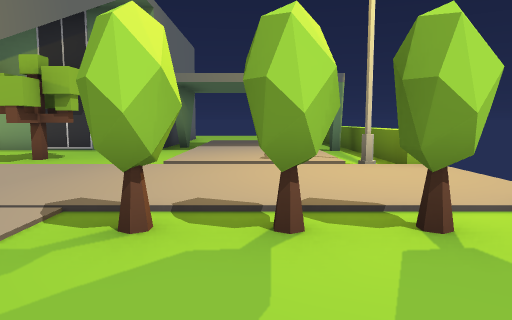
View 1 (above)

24 first-person views from a walk through a 3-D level made in the Unity game engine. The camera is 1.5 m above the floor, tilts 6° down and sees 70° across. The floor is counted in squares, 2 m on a side. Each view is taken from the middle of a square. On the plan, view 1 faces up. The plan holds only what a view shows up to about 11 squares ahead; the rest is blank. The place goes on beyond the plan. The player is left out. Some surface patterns are stand-ins.

View 2
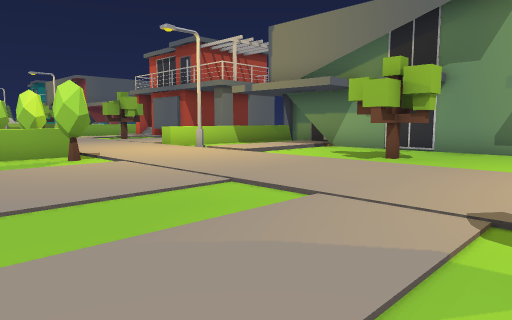

View 3
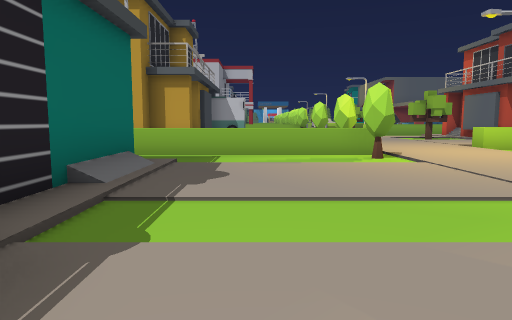

View 4
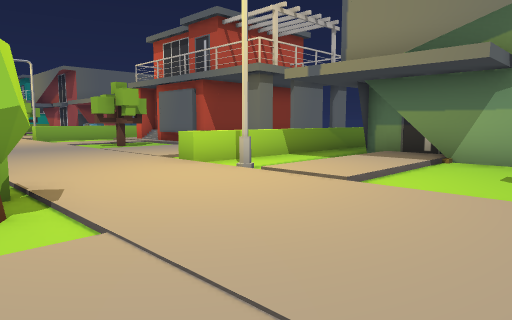

View 5
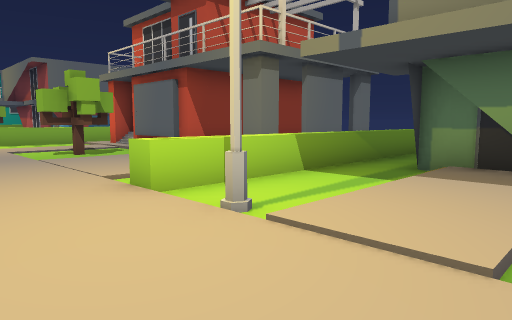

View 6
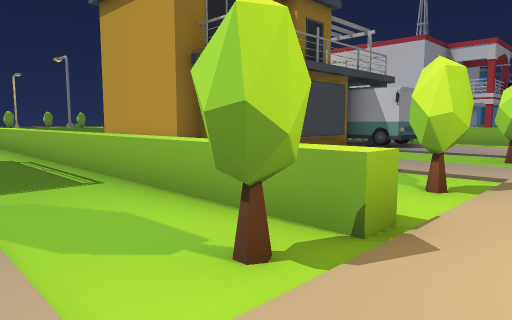

View 7
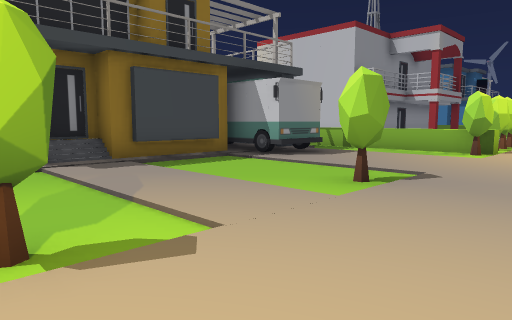

View 8
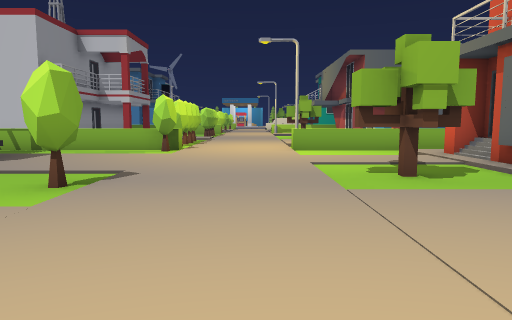

View 9
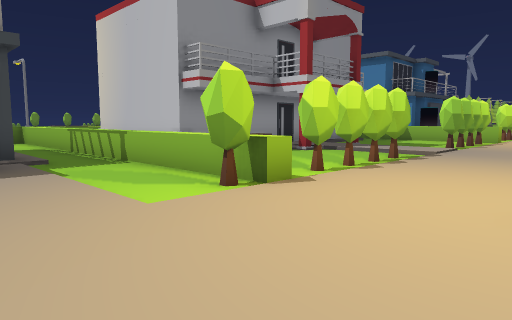

View 10
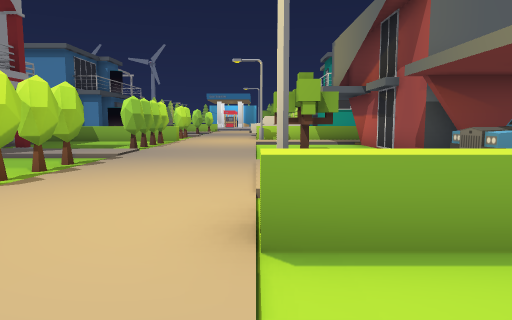

View 11
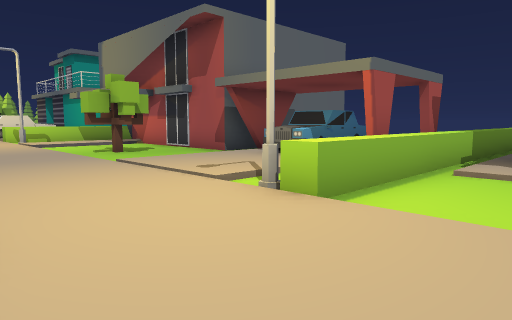

View 12
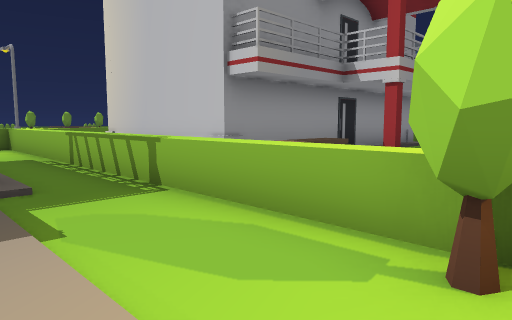

View 13
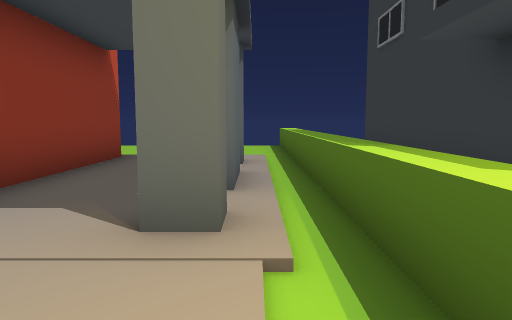

View 14
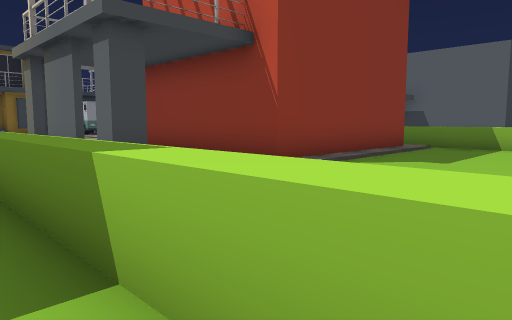

View 15
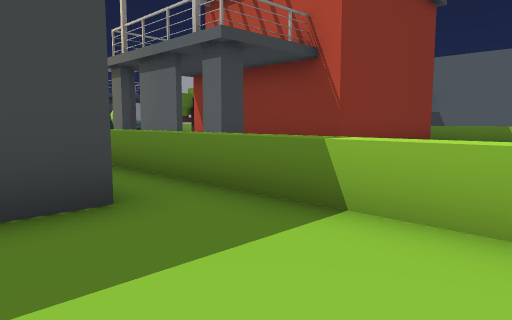

View 16
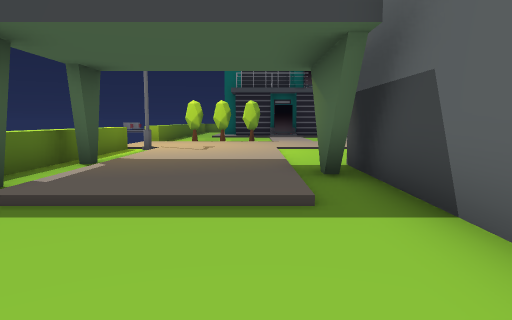

View 17
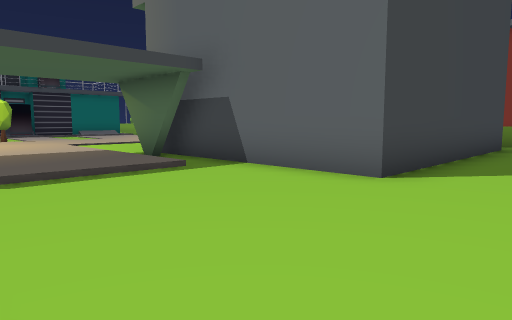

View 18
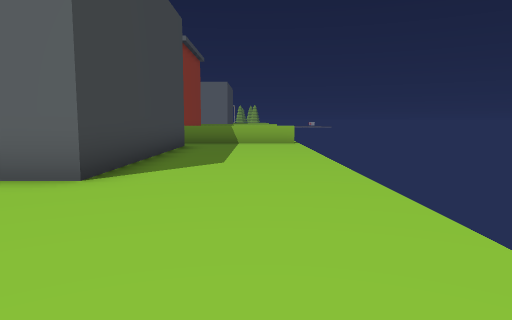

View 19
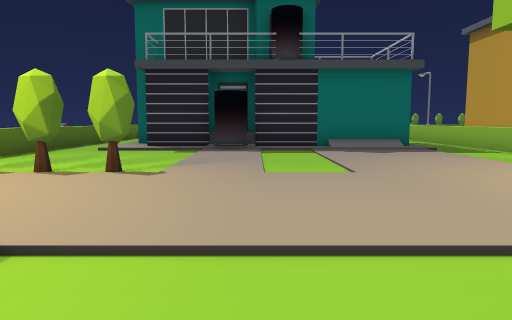

View 20
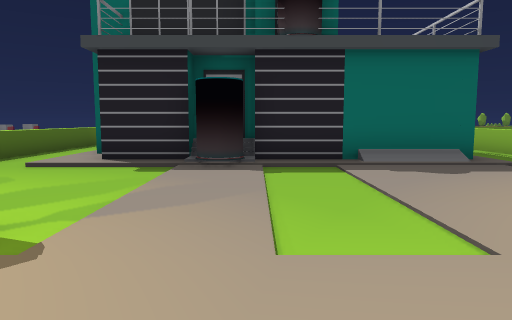

View 21
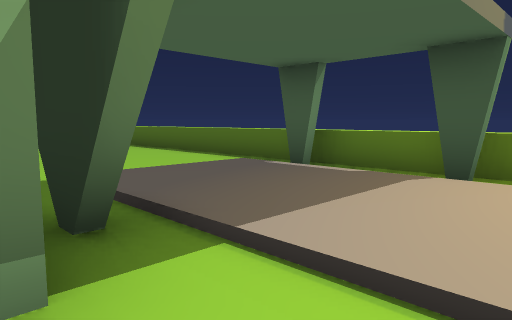

View 22
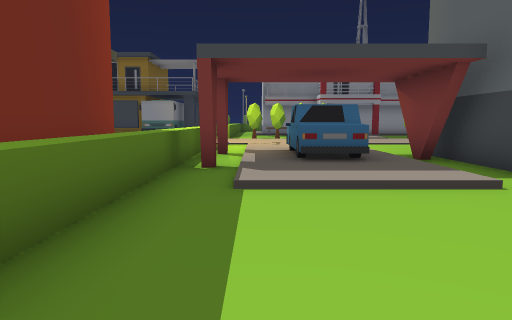

View 23
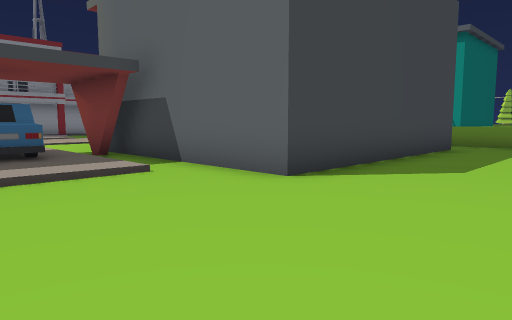

View 24
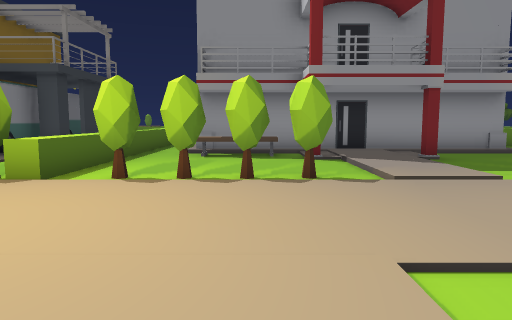

### Floor plan
Key: @ floor where view 1 was taken; # wall or solid block; x gap in a wall; . main floor; : floor 0.25 m higher than the main floor; / step, stairs or slope; = window, fence, low wall or low ledge; ^ raised ledge; O other object.
Columns run from 30 left of view 1 to 3 right of it. Each row starts with its distance up from view 1.
 19     ....           ^............
 18 ........    ...   .^.............^
 17 ................  .^.............^
 16 ................  .^.............^
 15 ####....////////  /^.#######.....^
 14    #//////######:#/^.#     #.....^
 13    #/::/=/#    #: /^.#     #.///.^
 12    #/:O/#/#    #: #^.#     #.:::#^
 11    #/OO/=/##   #::x^.#     ##:::.^
 10 ####/OO/=/:#####::#^.########:::#^
  9 ..../:O/#//:////:::^./:......:::.^
  8 ..../:://.....O/:::^./:...O..:::.^
  7 ..O./:://.....O/:::^./:...O..:::.^
  6 ..../::/O....../:::^.O:......:::O^
  5 .................................
  4 .................................
  3 .../.O.O.O.....O...O..O......OOO.
  2 O.:/O.O.^...........^............
  1 ..:/....^.......... ^............
  0 .#:/#...^.......... ^.........@..^
 -1 ..::.OO.^...O...... ^............^
 -2 //::////^./#O###//  ^..#####O##/.^
 -3 #######/^./ O  ###  ^..    ####/.^
 -4       #/^.        # ^..        /.^
 -5       #/^.x       # ^.          .^

Positions as (right, up) in squares from view 1, and headings:
1: (0, 0), facing up
2: (-1, 0), facing up-left
3: (-1, 0), facing left
4: (-5, 2), facing up-left
5: (-7, 4), facing up-left
6: (-7, 4), facing down-left
7: (-11, 5), facing down-left
8: (-11, 5), facing left
9: (-18, 6), facing down-left
10: (-19, 6), facing left
11: (-19, 3), facing up-left
12: (-19, 3), facing down-left
13: (-12, 7), facing up
14: (-10, 19), facing down-left
15: (-8, 19), facing down-left
16: (-1, 16), facing down
17: (2, 18), facing down-left
18: (2, 18), facing left
19: (-3, 8), facing down
20: (-3, 5), facing down
21: (-3, 8), facing up-right
22: (-23, 18), facing down
23: (-23, 19), facing down-left
24: (-25, 8), facing down
